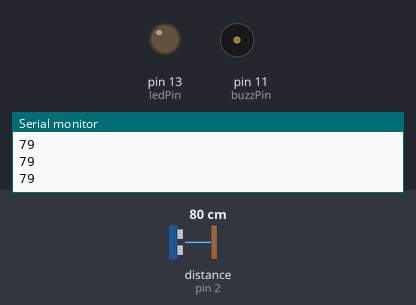
A sketch run on a simulated Arduino Uno, built with avr-gcc and run on an emulated ATmega328P. Parts: output pins drawn as LEDs (lit = HIGH), buzzer (waves = sounding), the last lines printed to the serial monitor. Wiring (inferred from the names in the program): ultrasonic range finder: trigger pin 3; echo pin 2. Inputs (shaded band) come from the test bench; at power-on: distance to the obstacle (sensor on pin 2) 80 cm. The echo pulse lasts 58.3 µs per cm; pins used as bus, display or sensor lines are not drawn.

Above: at 1.2 s.
1.3 s: distance to the obstacle (sensor on pin 2) set to 34 cm
2.8 s: distance to the obstacle (sensor on pin 2) set to 28 cm
At 3.8 s:
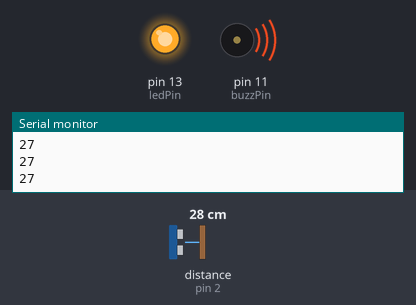
4.3 s: distance to the obstacle (sensor on pin 2) set to 35 cm
At 5.6 s:
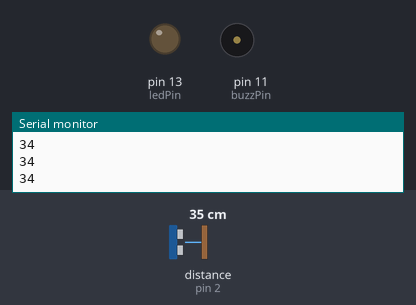
5.9 s: distance to the obstacle (sensor on pin 2) set to 2 cm
At 6.5 s:
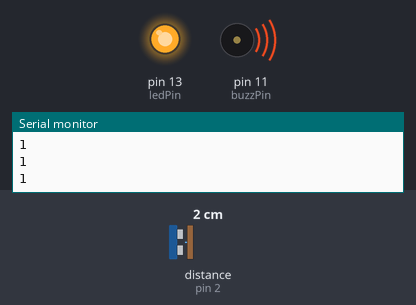
Timing chart, 0 to 8.5 s (numbered marks = the images above; inputs shaded):
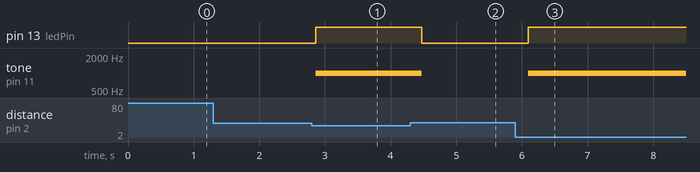

The sketch:

ep_handle_v1.2.ino
```cpp
#define trigPin 3
#define echoPin 2
#define buzzPin 11
#define ledPin 13
#define vibPin 7
const char TOGGLE_BUZZER = 'B';
const char TOGGLE_VIBRATION = 'V';
const char TOGGLE_LIGHT = 'L';
const char SET_TONE = 't';
const char SET_BRIGHTNESS = 'b';
const char SET_VIB_POWER = 'p';
bool buzzer;
bool vibration;
bool light;
int btone;
int brightness;
int vibPower;

void setup() {
  Serial.begin(9600);
  pinMode(trigPin, OUTPUT);
  pinMode(echoPin, INPUT);
  pinMode(ledPin, OUTPUT);
  digitalWrite(trigPin, LOW);
  buzzer = true;
  vibration = false;
  light = true;
  btone = 1000;
  brightness = 3;
  vibPower = 1;
}

void loop() {
      //Zona de recepción de datos
      digitalWrite(trigPin, HIGH);
      delayMicroseconds(10);          //Enviamos un pulso de 10us
      digitalWrite(trigPin, LOW);

      int t = pulseIn(echoPin, HIGH);  //obtenemos el ancho del pulso
      int d = t/59;
      Serial.println((String)d);
      if (d<30){
        if(buzzer)
          //tone(buzzPin,(-120*d)+4000);
          tone(buzzPin,btone);
        else
          noTone(buzzPin);
        if(light)
          digitalWrite(ledPin, HIGH);
        else
          digitalWrite(ledPin, LOW);
        if(vibration)
          digitalWrite(vibPin, HIGH);
        else
          digitalWrite(vibPin, LOW);
      }
      else{
          noTone(buzzPin);
          digitalWrite(ledPin, LOW);
          //digitalWrite(vibPin, LOW);
      }
      delay(200);
    }


    void serialEvent(){
      //Zona para configurar
      while(Serial.available())
      {
        String msg = Serial.readStringUntil('*');
        if (msg.indexOf(TOGGLE_BUZZER)>=0)
        {
          buzzer=!buzzer;
        }
        if (msg.indexOf(TOGGLE_VIBRATION)>=0)
        {
          vibration=!vibration;
        }
        if (msg.indexOf(TOGGLE_LIGHT)>=0)
        {
          light=!light;
        }
        if (msg.indexOf(SET_TONE)>=0)
        {
          String vol = msg.substring(msg.indexOf('t')+1,msg.indexOf('t')+5); //numero de 4 dígitos
          btone = vol.toInt();
        }
        if (msg.indexOf(SET_BRIGHTNESS)>=0)
        {
          String bri = msg.substring(msg.indexOf('b')+1,msg.indexOf('b')+3); //numero de 2 dígitos
          brightness = bri.toInt();
        }
        if (msg.indexOf(SET_VIB_POWER)>=0)
        {
          String vPower = msg.substring(msg.indexOf('p')+1,msg.indexOf('p')+3); //numero de 2 dígitos
          vibPower = vPower.toInt();
        }
      }
    }
```

Measured:
- the behaviour switches between 31 and 30 cm on distance to the obstacle (sensor on pin 2) (found by bisection; images 0 and 1)
- after the input at 2.8 s, pin 13 (ledPin): LOW → HIGH after 0.06 s; tone on pin 11 (buzzPin): silent → 1000 Hz after 0.06 s
- after the input at 4.3 s, pin 13 (ledPin): HIGH → LOW after 0.18 s; tone on pin 11 (buzzPin): 1000 Hz → silent after 0.18 s
- after the input at 5.9 s, pin 13 (ledPin): LOW → HIGH after 0.20 s; tone on pin 11 (buzzPin): silent → 1000 Hz after 0.20 s
